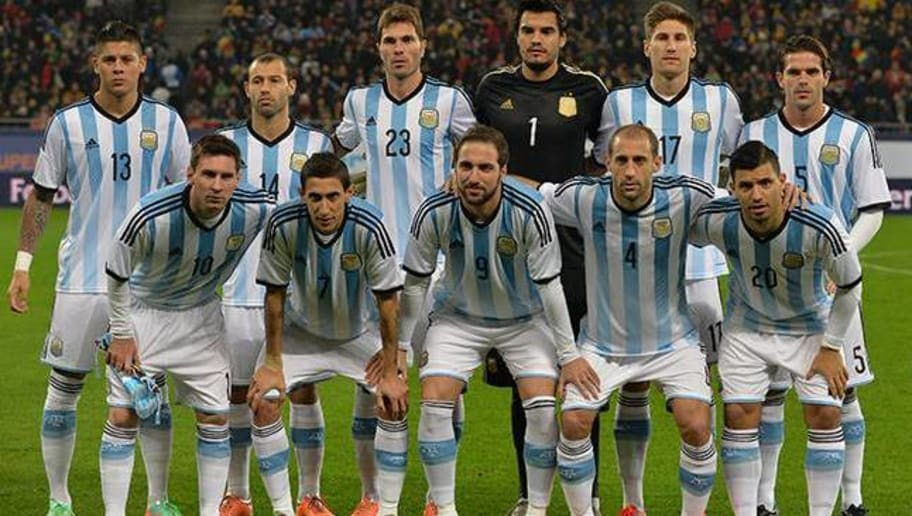
#> input picture img/argentina.jpeg, 912 x 516 px
$ python '10 - Deteccion rostros  - Imagen.py'
#> lines starting #> are read from the running program, lines starting #| are printed output that depends on the picture; after the words box and inside, x2 and y2 are one past the last pixel; in counts of white or black regions, pixels touching at a corner belong together
import cv2

# Carga de webcam
img = cv2.imread('img/argentina.jpeg', cv2.IMREAD_COLOR)
#> img is the input picture: shape (516, 912, 3); mean B, G, R 88.6, 106.1, 104.6

# Modelos
face_cascade = cv2.CascadeClassifier(cv2.data.haarcascades + 'haarcascade_frontalface_default.xml')

# Conversión a escala de grises
gray = cv2.cvtColor(img, cv2.COLOR_BGR2GRAY)
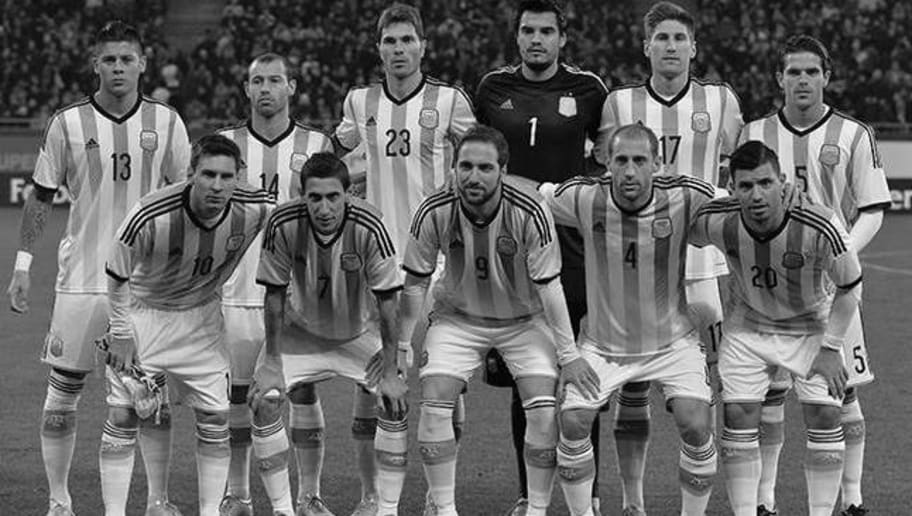
#> gray: shape (516, 912); min 0, max 255, mean 103.7

# Detección de cara
faces = face_cascade.detectMultiScale(gray, scaleFactor=1.3, minNeighbors=5, minSize=(30, 30))
#> faces = [[508, 9, 58, 58], [641, 14, 60, 60], [370, 18, 58, 58], [91, 39, 56, 56], [773, 49, 61, 61], [443, 142, 64, 64], [239, 59, 55, 55], [598, 138, 63, 63], [187, 153, 60, 60], [727, 163, 58, 58], [296, 176, 58, 58]]
for (x, y, w, h) in faces:
    cv2.rectangle(img, (x, y), (x+w, y+h), (255, 0, 0), 2)  # Dibujo rectangulo en cara
#> this loop made 11 passes
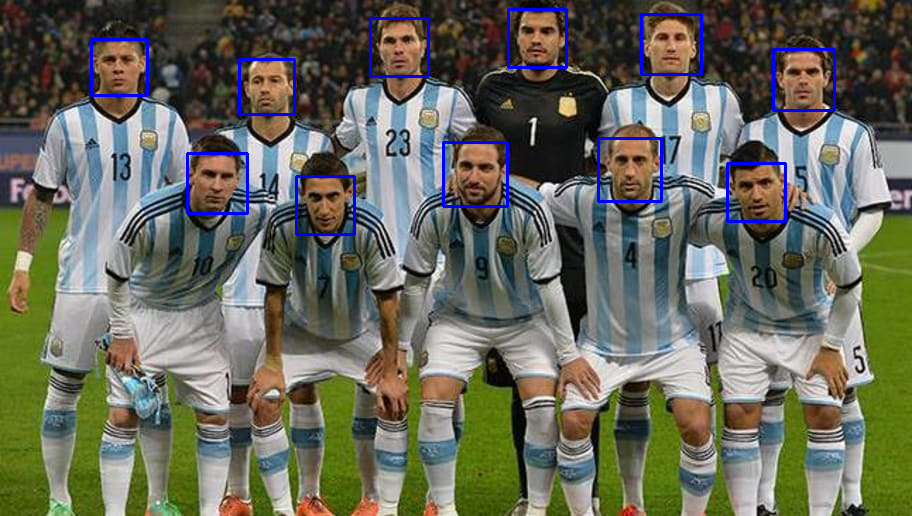
#> img: shape (516, 912, 3); 1.65% of pixels changed, all inside (x1, y1, x2, y2) = (90, 8, 836, 236)

print(f'Se encontraron {len(faces)} rostros!')
#| Se encontraron 11 rostros!

# Visualización
cv2.imshow('Imagen', img)
cv2.waitKey(0)  # Espera hasta que se presione una tecla para cerrar
cv2.destroyAllWindows()

$ run again, with img/cartel_0.jpg copied over img/argentina.jpeg
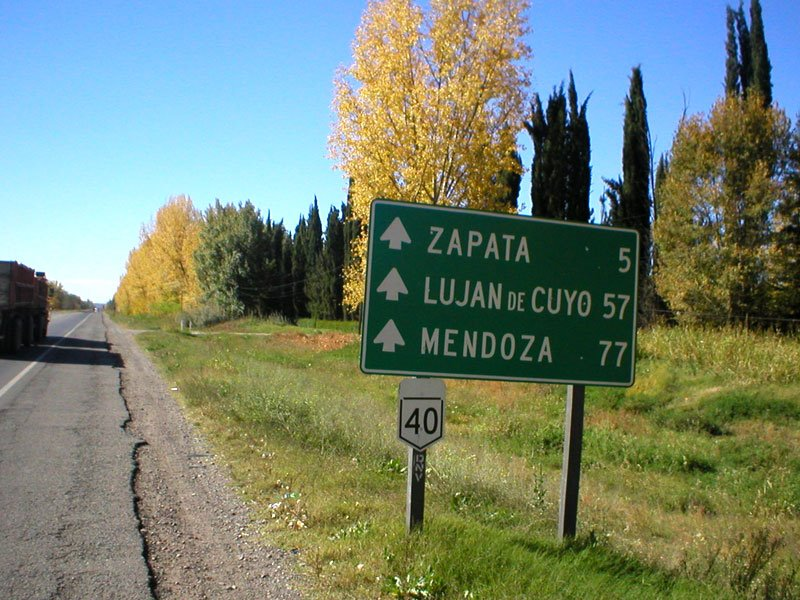
#> input picture img/cartel_0.jpg, 800 x 600 px
#> img is the input picture: shape (600, 800, 3); mean B, G, R 113.7, 132.2, 117.7
#> `gray = cv2.cvtColor(img, cv2.COLOR_BGR2GRAY)`:
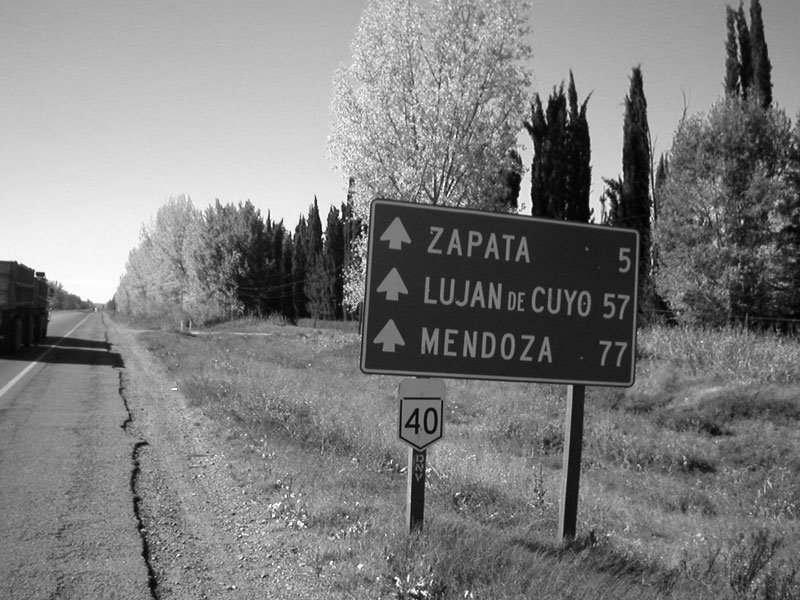
#> gray: shape (600, 800); min 0, max 255, mean 125.8
#> faces = ()
#| Se encontraron 0 rostros!

$ run again, with img/image_0.jpg copied over img/argentina.jpeg
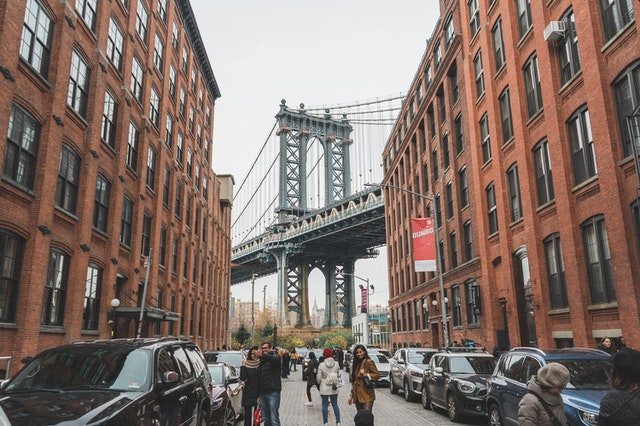
#> input picture img/image_0.jpg, 640 x 426 px
#> img is the input picture: shape (426, 640, 3); mean B, G, R 106.5, 113.8, 130.7
#> `gray = cv2.cvtColor(img, cv2.COLOR_BGR2GRAY)`:
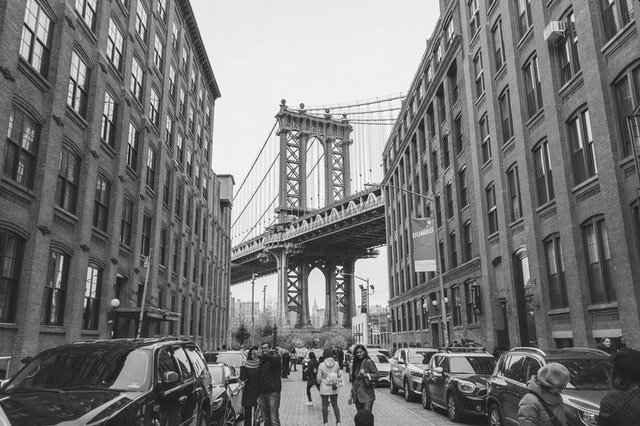
#> gray: shape (426, 640); min 14, max 255, mean 118
#> faces = [[451, 238, 69, 69]]
#> the loop `for (x, y, w, h) in faces:` made 1 pass
#> after the loop `for (x, y, w, h) in faces:`:
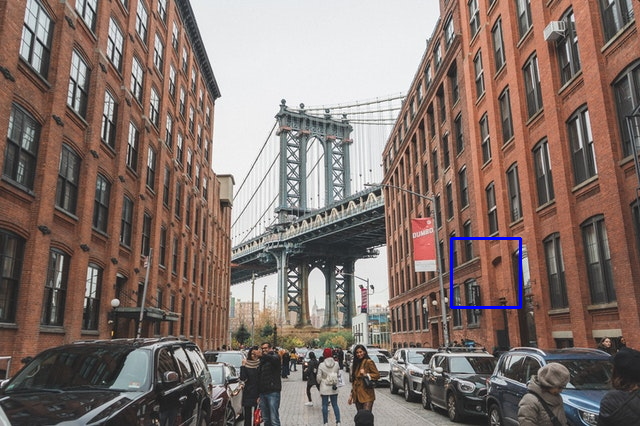
#> img: shape (426, 640, 3); 0.3% of pixels changed, all inside (x1, y1, x2, y2) = (450, 237, 522, 309)
#| Se encontraron 1 rostros!
